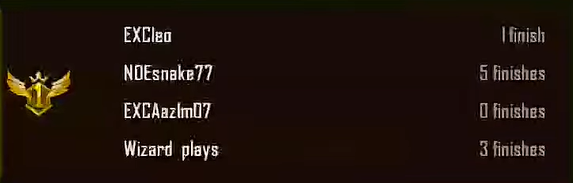
#> input picture ss/s1.png, 573 x 183 px
$ python test_tess.py
#> lines starting #> are read from the running program, lines starting #| are printed output that depends on the picture; after the words box and inside, x2 and y2 are one past the last pixel; in counts of white or black regions, pixels touching at a corner belong together
import pytesseract
from PIL import Image
import cv2
import numpy as np

pytesseract.pytesseract.tesseract_cmd = r'C:\Program Files\Tesseract-OCR\tesseract.exe'

# Load image
img = cv2.imread("ss/s1.png")
#> img is the input picture: shape (183, 573, 3); mean B, G, R 12.5, 19, 32.1

# Preprocessing
gray = cv2.cvtColor(img, cv2.COLOR_BGR2GRAY)
gray = cv2.resize(gray, None, fx=2, fy=2)
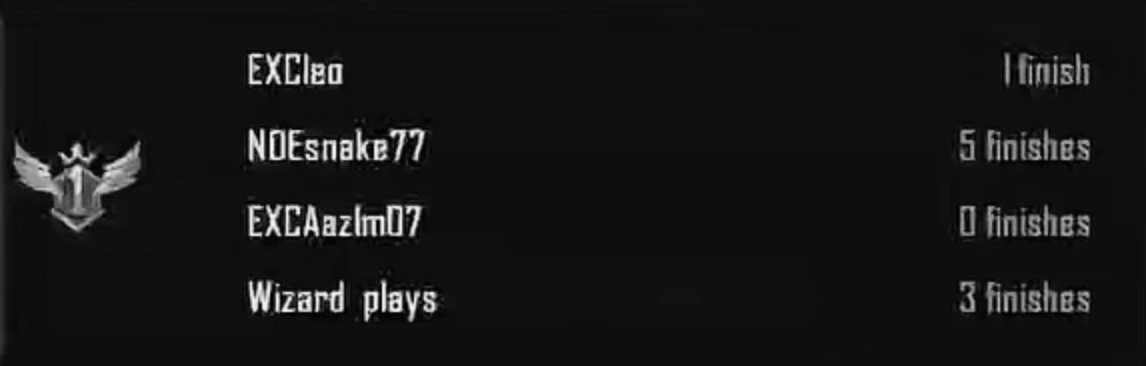
#> gray: shape (366, 1146); min 0, max 250, mean 22.2
gray = cv2.threshold(gray, 150, 255, cv2.THRESH_BINARY)[1]
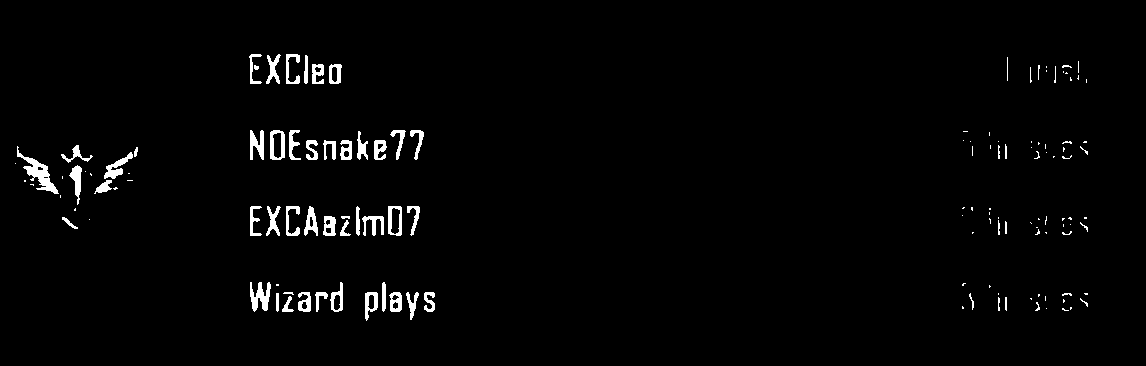
#> gray: shape (366, 1146); 2% white; 135 white regions (76 under 20 px), largest, box (x1, y1, x2, y2) and area: (17, 146, 59, 194) 558, (250, 282, 271, 312) 364, (104, 152, 133, 179) 279

# OCR with config
custom_config = r'--oem 3 --psm 6'
#> (the run stopped early here; a loop or call above may not have finished)

$ run again, with ss/s11.png copied over ss/s1.png
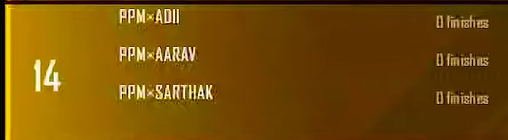
#> input picture ss/s11.png, 508 x 140 px
#> img is the input picture: shape (140, 508, 3); mean B, G, R 7.3, 77.9, 117.7
#> `gray = cv2.cvtColor(img, cv2.COLOR_BGR2GRAY)`:
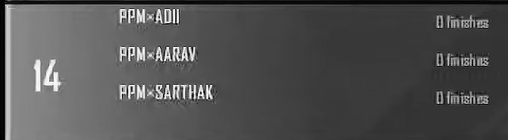
#> gray: shape (140, 508); min 0, max 255, mean 81.7
#> `gray = cv2.threshold(gray, 150, 255, cv2.THRESH_BINARY)[1]`:
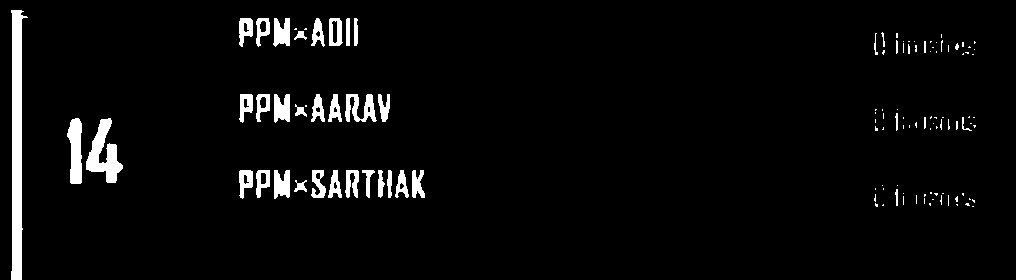
#> gray: shape (280, 1016); 4% white; 117 white regions (78 under 20 px), largest, box (x1, y1, x2, y2) and area: (11, 10, 28, 280) 2727, (86, 118, 123, 183) 1136, (67, 118, 82, 184) 746
